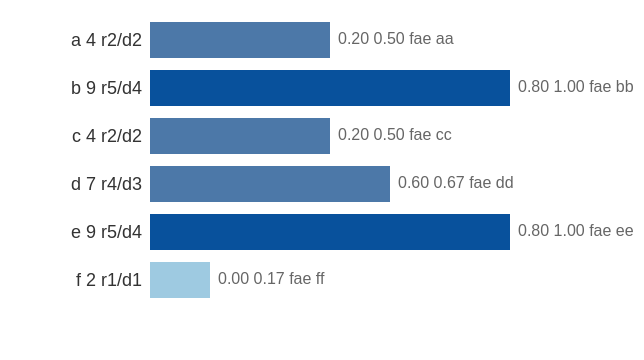

Vega-Lite specification for this chart:
### Vega specification from a JSON file in a GitHub repository (floating-point values rounded to 4 significant figures)
{"$schema": "https://vega.github.io/schema/vega/v6.json", "description": "The ten window operations no fixture had asked for, read out as text so the numbers themselves are compared. The column is built with ties, which is the only way the ranking family separates: rank leaves a gap after a tie where dense_rank does not, percent_rank and cume_dist divide by different totals, and ntile puts the ties wherever the sort left them. The value family beside them reads across the frame rather than down it — first_value and last_value answer from the frame's ends, nth_value from a position inside it, and prev_value and next_value from the neighbours that have one.", "width": 260, "height": 170, "padding": 5, "background": "white", "data": [{"name": "t", "values": [{"c": "a", "v": 4}, {"c": "b", "v": 9}, {"c": "c", "v": 4}, {"c": "d", "v": 7}, {"c": "e", "v": 9}, {"c": "f", "v": 2}]}, {"name": "ranked", "source": "t", "transform": [{"type": "window", "sort": {"field": "v", "order": "ascending"}, "ops": ["rank", "dense_rank", "percent_rank", "cume_dist", "ntile"], "params": [null, null, null, null, 3], "as": ["rank", "dense", "pct", "cume", "third"]}, {"type": "window", "sort": {"field": "v", "order": "ascending"}, "frame": [null, null], "ops": ["first_value", "last_value", "nth_value", "prev_value", "next_value"], "fields": ["c", "c", "c", "c", "c"], "params": [null, null, 2, null, null], "as": ["firstC", "lastC", "secondC", "prevC", "nextC"]}]}], "scales": [{"name": "y", "type": "band", "domain": {"data": "ranked", "field": "c"}, "range": [0, 150], "padding": 0.25}, {"name": "x", "type": "linear", "domain": {"data": "ranked", "field": "cume"}, "range": [70, 250], "zero": true}], "marks": [{"type": "rect", "from": {"data": "ranked"}, "encode": {"enter": {"x": {"value": 70}, "x2": {"scale": "x", "field": "cume"}, "y": {"scale": "y", "field": "c"}, "height": {"scale": "y", "band": 1}, "fill": {"signal": "datum.third === 1 ? '#9ecae1' : datum.third === 2 ? '#4c78a8' : '#08519c'"}}}}, {"type": "text", "from": {"data": "ranked"}, "encode": {"enter": {"x": {"value": 66}, "y": {"scale": "y", "field": "c", "band": 0.5}, "align": {"value": "right"}, "baseline": {"value": "middle"}, "fontSize": {"value": 9}, "fill": {"value": "#333333"}, "text": {"signal": "datum.c + ' ' + datum.v + ' r' + datum.rank + '/d' + datum.dense"}}}}, {"type": "text", "from": {"data": "ranked"}, "encode": {"enter": {"x": {"scale": "x", "field": "cume", "offset": 4}, "y": {"scale": "y", "field": "c", "band": 0.5}, "baseline": {"value": "middle"}, "fontSize": {"value": 8}, "fill": {"value": "#666666"}, "text": {"signal": "format(datum.pct, '.2f') + ' ' + format(datum.cume, '.2f') + ' ' + datum.firstC + datum.secondC + datum.lastC + ' ' + (datum.prevC == null ? '-' : datum.prevC) + (datum.nextC == null ? '-' : datum.nextC)"}}}}]}
